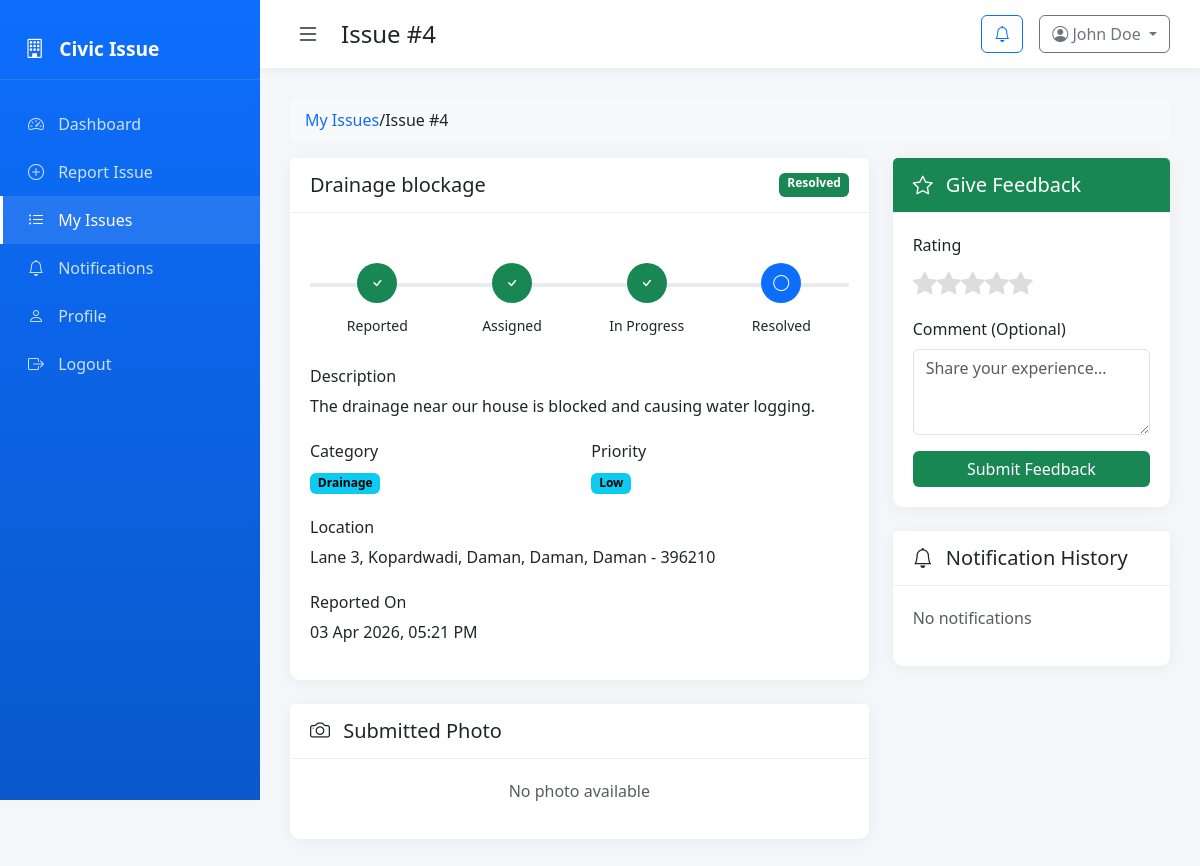
The app's page /citizen/issue-detail.php?id=4 (signed in) with its own data.
### tables this page shows
CREATE TABLE users (
    id INT AUTO_INCREMENT PRIMARY KEY,
    full_name VARCHAR(100) NOT NULL,
    email VARCHAR(150) NOT NULL UNIQUE,
    phone VARCHAR(20),
    password VARCHAR(255) NOT NULL,
    role ENUM('citizen', 'solver', 'admin') NOT NULL,
    address VARCHAR(255),
    city VARCHAR(100),
    profile_pic VARCHAR(255),
    is_active TINYINT(1) DEFAULT 1,
    created_at TIMESTAMP DEFAULT CURRENT_TIMESTAMP
);

CREATE TABLE issues (
    id INT AUTO_INCREMENT PRIMARY KEY,
    citizen_id INT NOT NULL,
    title VARCHAR(200) NOT NULL,
    description TEXT NOT NULL,
    category ENUM('road', 'water', 'electricity', 'sanitation', 'drainage', 'street_light', 'other') NOT NULL,
    address_line VARCHAR(255),
    village VARCHAR(100),
    taluka VARCHAR(100),
    district VARCHAR(100),
    state VARCHAR(100),
    pincode VARCHAR(10),
    latitude DECIMAL(10, 8),
    longitude DECIMAL(11, 8),
    photo_path VARCHAR(255),
    status ENUM('pending', 'assigned', 'in_progress', 'resolved', 'closed') DEFAULT 'pending',
    priority ENUM('low', 'medium', 'high', 'critical') DEFAULT 'medium',
    assigned_to INT,
    admin_notes TEXT,
    resolved_at DATETIME,
    created_at TIMESTAMP DEFAULT CURRENT_TIMESTAMP,
    updated_at TIMESTAMP DEFAULT CURRENT_TIMESTAMP ON UPDATE CURRENT_TIMESTAMP,
    FOREIGN KEY (citizen_id) REFERENCES users(id) ON DELETE CASCADE,
    FOREIGN KEY (assigned_to) REFERENCES users(id) ON DELETE SET NULL
);

### includes/functions.php (called while the page is built, shortened)
<?php
function sanitize($data) {
    return htmlspecialchars(trim($data), ENT_QUOTES, 'UTF-8');
}
function getStatusColor($status) {
    $colors = [
        'pending' => 'secondary',
        'assigned' => 'primary',
        'in_progress' => 'warning',
        'resolved' => 'success',
        'closed' => 'dark'
    ];
    return $colors[$status] ?? 'secondary';
}
function getPriorityColor($priority) {
    $colors = [
        'low' => 'info',
        'medium' => 'warning',
        'high' => 'danger',
        'critical' => 'bg-danger'
    ];
    return $colors[$priority] ?? 'info';
}
function getCategoryLabel($category) {
    $labels = [
        'road' => 'Road Damage',
        'water' => 'Water Supply',
        'electricity' => 'Electricity',
        'sanitation' => 'Sanitation',
        'drainage' => 'Drainage',
        'street_light' => 'Street Light',
        'other' => 'Other'
    ];
    return $labels[$category] ?? $category;
}
function formatDate($date, $format = 'd M Y, h:i A') {
    return date($format, strtotime($date));
}
function getStatusLabel($status) {
    $labels = [
        'pending' => 'Pending',
        'assigned' => 'Assigned',
        'in_progress' => 'In Progress',
        'resolved' => 'Resolved',
        'closed' => 'Closed'
    ];
    return $labels[$status] ?? $status;
}
function getPriorityLabel($priority) {
    $labels = [
        'low' => 'Low',
        'medium' => 'Medium',
        'high' => 'High',
        'critical' => 'Critical'
    ];
    return $labels[$priority] ?? $priority;
}
function getUserById($pdo, $userId) {
    $stmt = $pdo->prepare("SELECT * FROM users WHERE id = ?");
    $stmt->execute([$userId]);
    return $stmt->fetch();
}

### citizen/issue-detail.php (the view, shortened to what this page needs)
<?php
require_once __DIR__ . '/../includes/db.php';
require_once __DIR__ . '/../includes/functions.php';
$userId = $_SESSION['user_id'];
$user = getUserById($pdo, $userId);
$issueId = $_GET['id'] ?? 0;
$stmt = $pdo->prepare("SELECT * FROM issues WHERE id = ? AND citizen_id = ?");
$stmt->execute([$issueId, $userId]);
$issue = $stmt->fetch();
$stmt = $pdo->prepare("SELECT * FROM feedback WHERE issue_id = ? AND citizen_id = ?");
$stmt->execute([$issueId, $userId]);
$feedback = $stmt->fetch();
$stmt = $pdo->prepare("SELECT * FROM notifications WHERE user_id = ? AND issue_id = ? ORDER BY created_at DESC");
$stmt->execute([$userId, $issueId]);
$notifications = $stmt->fetchAll();
$unreadCount = getUnreadNotificationsCount($pdo, $userId);
?>
<!DOCTYPE html>
<html lang="en">
<head>
    <link href="https://cdn.jsdelivr.net/npm/bootstrap@5.3.0/dist/css/bootstrap.min.css" rel="stylesheet">
    <link href="https://cdn.jsdelivr.net/npm/bootstrap-icons@1.10.0/font/bootstrap-icons.css" rel="stylesheet">
    <link rel="stylesheet" href="../assets/css/style.css">
</head>
<body>
    <div class="sidebar">
        <div class="sidebar-header">
            <i class="bi bi-building"></i> Civic Issue
        </div>
        <nav>
            <a href="dashboard.php"><i class="bi bi-speedometer2"></i> Dashboard</a>
            <a href="report-issue.php"><i class="bi bi-plus-circle"></i> Report Issue</a>
            <a href="my-issues.php" class="active"><i class="bi bi-list-ul"></i> My Issues</a>
            <a href="notifications.php"><i class="bi bi-bell"></i> Notifications <?php if ($unreadCount > 0): ?><span class="badge"><?= $unreadCount ?></span><?php endif; ?></a>
            <a href="profile.php"><i class="bi bi-person"></i> Profile</a>
            <a href="logout.php"><i class="bi bi-box-arrow-right"></i> Logout</a>
        </nav>
    </div>
    <div class="main-content">
        <header class="top-bar">
            <button class="btn-toggle" onclick="toggleSidebar()">
                <i class="bi bi-list"></i>
            </button>
            <h4>Issue #<?= $issueId ?></h4>
            <div class="ms-auto d-flex align-items-center gap-3">
                <div class="dropdown">
                    <button class="btn btn-outline-primary position-relative" data-bs-toggle="dropdown">
                        <i class="bi bi-bell"></i>
                    </button>
                </div>
                <div class="dropdown">
                    <button class="btn btn-outline-secondary dropdown-toggle" data-bs-toggle="dropdown">
                        <i class="bi bi-person-circle"></i> <?= sanitize($user['full_name']) ?>
                    </button>
                </div>
            </div>
        </header>
        <main class="content">
            <nav class="breadcrumb mb-3">
                <a href="my-issues.php">My Issues</a> / <span>Issue #<?= $issueId ?></span>
            </nav>
            <div class="row">
                <div class="col-lg-8">
                    <div class="card mb-4">
                        <div class="card-header d-flex justify-content-between">
                            <h5><?= sanitize($issue['title']) ?></h5>
                            <span class="badge bg-<?= getStatusColor($issue['status']) ?>"><?= getStatusLabel($issue['status']) ?></span>
                        </div>
                        <div class="card-body">
                            <div class="status-timeline">
                                <?php
                                $steps = ['pending' => 'Reported', 'assigned' => 'Assigned', 'in_progress' => 'In Progress', 'resolved' => 'Resolved'];
                                $currentStatus = $issue['status'];
                                $statusOrder = ['pending', 'assigned', 'in_progress', 'resolved'];
                                $currentIndex = array_search($currentStatus, $statusOrder);
                                ?>
                                <?php foreach ($steps as $key => $label): ?>
                                    <?php $stepIndex = array_search($key, $statusOrder); ?>
                                    <div class="status-step <?= $stepIndex <= $currentIndex ? 'completed' : '' ?> <?= $key === $currentStatus ? 'active' : '' ?>">
                                        <div class="step-icon">
                                            <?php if ($stepIndex < $currentIndex): ?>
                                                <i class="bi bi-check"></i>
                                            <?php else: ?>
                                                <i class="bi bi-circle"></i>
                                            <?php endif; ?>
                                        </div>
                                        <small><?= $label ?></small>
                                    </div>
                                <?php endforeach; ?>
                            </div>
                            <h6 class="mt-4">Description</h6>
                            <p><?= nl2br(sanitize($issue['description'])) ?></p>
                            <div class="row mt-4">
                                <div class="col-md-6">
                                    <h6>Category</h6>
                                    <span class="badge bg-info"><?= getCategoryLabel($issue['category']) ?></span>
                                </div>
                                <div class="col-md-6">
                                    <h6>Priority</h6>
                                    <span class="badge bg-<?= getPriorityColor($issue['priority']) ?>"><?= getPriorityLabel($issue['priority']) ?></span>
                                </div>
                            </div>
                            <div class="mt-4">
                                <h6>Location</h6>
                                <p class="mb-0">
                                    <?= sanitize($issue['address_line']) ?>,
                                    <?= sanitize($issue['village']) ?>,
                                    <?= sanitize($issue['taluka']) ?>,
                                    <?= sanitize($issue['district']) ?>,
                                    <?= sanitize($issue['state']) ?> - <?= sanitize($issue['pincode']) ?>
                                </p>
                            </div>
                            <div class="mt-4">
                                <h6>Reported On</h6>
                                <p><?= formatDate($issue['created_at']) ?></p>
                            </div>
                        </div>
                    </div>
                    <div class="card mb-4">
                        <div class="card-header"><h5><i class="bi bi-camera"></i> Submitted Photo</h5></div>
                        <div class="card-body text-center">
                            <?php if ($issue['photo_path'] && file_exists(__DIR__ . '/../' . $issue['photo_path'])): ?>
                                <img src="../<?= $issue['photo_path'] ?>" class="img-fluid rounded" style="max-height: 400px;">
                            <?php else: ?>
                                <p class="text-muted">No photo available</p>
                            <?php endif; ?>
                        </div>
                    </div>
                </div>
                <div class="col-lg-4">
                    <?php if ($issue['status'] === 'resolved' && !$feedback): ?>
                        <div class="card mb-4 border-success">
                            <div class="card-header bg-success text-white"><h5><i class="bi bi-star"></i> Give Feedback</h5></div>
                            <div class="card-body">
                                <form method="POST">
                                    <div class="mb-3">
                                        <label class="form-label">Rating</label>
                                        <div class="star-rating">
                                            <?php for ($i = 5; $i >= 1; $i--): ?>
                                                <label for="star<?= $i ?>"><i class="bi bi-star-fill"></i></label>
                                            <?php endfor; ?>
                                        </div>
                                    </div>
                                    <div class="mb-3">
                                        <label class="form-label">Comment (Optional)</label>
                                        <textarea name="comment" class="form-control" rows="3" placeholder="Share your experience..."></textarea>
                                    </div>
                                    <button type="submit" class="btn btn-success w-100">Submit Feedback</button>
                                </form>
                            </div>
                        </div>
                    <?php endif; ?>
                    <div class="card">
                        <div class="card-header"><h5><i class="bi bi-bell"></i> Notification History</h5></div>
                        <div class="card-body">
                            <?php if (empty($notifications)): ?>
                                <p class="text-muted">No notifications</p>
                            <?php endif; ?>
                        </div>
                    </div>
                </div>
            </div>
        </main>
    </div>
</body>
</html>

### assets/css/style.css (style rules this page uses)
:root { --primary: #0d6efd; --secondary: #6c757d; --success: #198754; --warning: #ffc107; --danger: #dc3545; --purple: #6f42c1; --light: #f8f9fa; --dark: #212529; }
body { font-family: 'Segoe UI', Tahoma, Geneva, Verdana, sans-serif; background: #f5f6fa; overflow-x: hidden; }
.sidebar { width: 260px; height: 100vh; background: linear-gradient(180deg, var(--primary) 0%, #0a58ca 100%); position: fixed; left: 0; top: 0; padding-top: 20px; transition: all 0.3s; z-index: 1000; }
.sidebar-header { padding: 15px 25px; color: white; font-size: 1.2rem; font-weight: 600; border-bottom: 1px solid rgba(255,255,255,0.1); margin-bottom: 20px; }
.sidebar-header i { margin-right: 10px; }
.sidebar nav a { display: block; padding: 12px 25px; color: rgba(255,255,255,0.8); text-decoration: none; transition: all 0.2s; border-left: 3px solid transparent; }
.sidebar nav a:hover, .sidebar nav a.active { background: rgba(255,255,255,0.1); color: white; border-left-color: white; }
.sidebar nav a i { margin-right: 10px; width: 20px; }
.main-content { margin-left: 260px; padding: 0; min-height: 100vh; transition: all 0.3s; }
.top-bar { background: white; padding: 15px 30px; display: flex; align-items: center; box-shadow: 0 2px 10px rgba(0,0,0,0.05); position: sticky; top: 0; z-index: 100; }
.top-bar h4 { margin: 0; color: var(--dark); }
.btn-toggle { background: none; border: none; font-size: 1.5rem; margin-right: 15px; cursor: pointer; color: var(--dark); }
.content { padding: 30px; }
.card { border: none; border-radius: 10px; box-shadow: 0 2px 15px rgba(0,0,0,0.05); margin-bottom: 20px; }
.card-header { background: white; border-bottom: 1px solid #eee; padding: 15px 20px; font-weight: 600; }
.card-header h5 { margin: 0; }
.card-header h5 i { margin-right: 8px; }
.card-body { padding: 20px; }
.btn-success { background: var(--success); border: none; }
.btn-outline-primary { color: var(--primary); border-color: var(--primary); }
.badge.bg-success { background: #198754 !important; }
.badge.bg-info { background: #0dcaf0 !important; color: #000; }
.breadcrumb { background: #f8f9fa; padding: 10px 15px; border-radius: 5px; }
.breadcrumb a { color: var(--primary); text-decoration: none; }
.star-rating { display: flex; flex-direction: row-reverse; justify-content: flex-end; }
.star-rating label { cursor: pointer; font-size: 1.5rem; color: #ddd; transition: color 0.2s; }
.status-timeline { display: flex; justify-content: space-between; margin: 30px 0; position: relative; }
.status-timeline::before { content: ''; position: absolute; top: 20px; left: 0; right: 0; height: 4px; background: #e9ecef; z-index: 0; }
.status-step { position: relative; z-index: 1; text-align: center; flex: 1; }
.status-step .step-icon { width: 40px; height: 40px; border-radius: 50%; background: #e9ecef; display: flex; align-items: center; justify-content: center; margin: 0 auto 10px; }
.status-step.completed .step-icon { background: var(--success); color: white; }
.status-step.active .step-icon { background: var(--primary); color: white; animation: pulse 1.5s infinite; }

### citizen/issue-detail.php (style rules this page uses)
.status-timeline { display: flex; justify-content: space-between; margin: 30px 0; position: relative; }
.status-timeline::before { content: ''; position: absolute; top: 20px; left: 0; right: 0; height: 4px; background: #e9ecef; z-index: 0; }
.status-step { position: relative; z-index: 1; text-align: center; flex: 1; }
.status-step .step-icon { width: 40px; height: 40px; border-radius: 50%; background: #e9ecef; display: flex; align-items: center; justify-content: center; margin: 0 auto 10px; }
.status-step.completed .step-icon { background: #198754; color: white; }
.status-step.active .step-icon { background: #0d6efd; color: white; animation: pulse 1.5s infinite; }
.star-rating { display: flex; flex-direction: row-reverse; justify-content: flex-end; }
.star-rating label { cursor: pointer; font-size: 1.5rem; color: #ddd; }

### records on screen
users: full_name "John Doe"
issues: title "Drainage blockage", status "Resolved", description "The drainage near our house is blocked and causing water logging.", category "Drainage", priority "Low", address_line "Lane 3", village "Kopardwadi", taluka "Daman", district "Daman", state "Daman", pincode "396210", created_at "03 Apr 2026, 05:21 PM"

### other values on screen
$issueId "4"
$label "Reported"
$label "Assigned"
$label "In Progress"
$label "Resolved"
